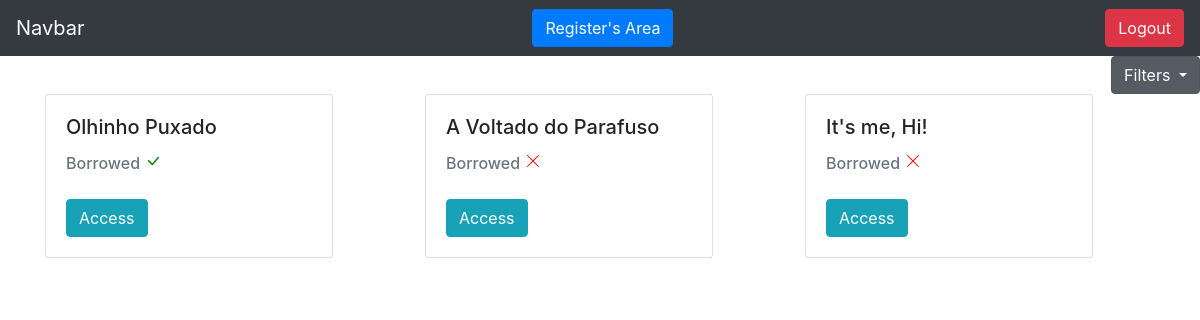
Page /books/home/ (signed in) on the committed database.
### books/models.py (models this page shows)
class Book(models.Model):
    name = models.CharField(max_length=100)
    auth = models.CharField(max_length=30)
    cd_auth = models.CharField(max_length=30, blank=True, null=True)
    register_date = models.DateField(default=date.today)
    borrowed = models.BooleanField(default=False)
    category = models.ForeignKey(Category, on_delete=models.DO_NOTHING)
    client = models.ForeignKey(Client, on_delete=models.DO_NOTHING)
    def __str__(self):
        return self.name

### books/views.py (the view)
# urls.py: path('home/', views.home, name='home'),
def home(request):
    if request.session.get('client'):
        client = Client.objects.get(id=request.session['client'])
        books = Book.objects.filter(client=client)
        form_book, form_category, form_borrowing = BookForm(), CategoryForm(), BorrowingForm()
        form_category.fields['client'].initial = request.session['client']
        form_book.fields['client'].initial = request.session['client']
        form_book.fields['category'].queryset = Category.objects.filter(client=client)
        form_borrowing.fields['book'].queryset = Book.objects.filter(client=client, borrowed=False)
        borrowed_books = Book.objects.filter(client=client, borrowed=True)
        return render(request, 'home.html', {'books': books,
                                             'client_logged_in': request.session.get('client'),
                                             'form_book': form_book,
                                             'form_category': form_category,
                                             'form_borrowing': form_borrowing,
                                             'borrowed_books': borrowed_books})
    else:
        return redirect('/auth/login/?status=2')

### books/models.py (called while the page is built)
    def __str__(self):
        return self.name

### clients/models.py (called while the page is built)
    def __str__(self):
        return self.name

### books/templates/home.html (shortened to what this page needs)
{% extends 'base.html' %}
{% block 'content' %}
<div class="dropdown show" style="text-align: right;">
  <a class="btn btn-secondary dropdown-toggle" href="#" role="button" id="dropdownMenuLink" data-toggle="dropdown" aria-haspopup="true">
    Filters
  </a>
</div>
<div class="container">
  <div class="row">
    {% for book in  books %}
      <div class="col-md">
        <div class="card" style="width:18rem;">
          <div class="card-body">
            <h5 class="card-title">{{ book.name }}</h5>
            <h6 style="display: inline;" class="card-subtitle mb-2 text-muted">Borrowed</h6>
            <br><br>
            <a href="{% url 'see_book' book.id %}" class="btn btn-info">Access</a>
          </div>
        </div>
      </div>
    {% endfor %}
  </div>
</div>
{% endblock %}

### rows in the picture
Book: name "Olhinho Puxado", borrowed True (drawn)
Book: name "A Voltado do Parafuso", borrowed False (drawn)
Book: name "It's me, Hi!", borrowed False (drawn)
